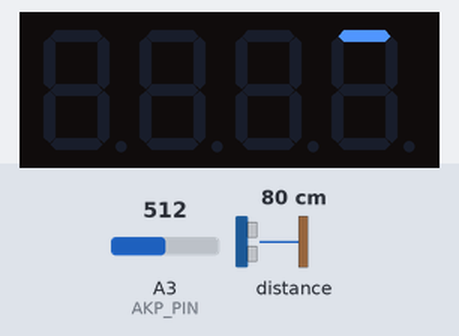
The sketch below on a simulated Arduino Uno, built with avr-gcc and run on an emulated ATmega328P. Parts: 4-digit seven-segment display. The inputs (shaded band) are chosen by the test bench; at power-on: distance to the obstacle 80 cm, A3 (AKP_PIN) = 512. What the sketch prints to the serial monitor is not drawn.

Above: at 0.4 s.
At 4.0 s:
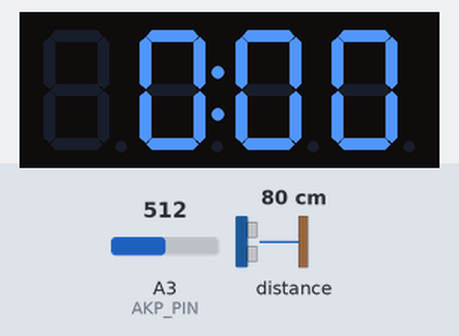
4.1 s: distance to the obstacle set to 2 cm
At 4.3 s:
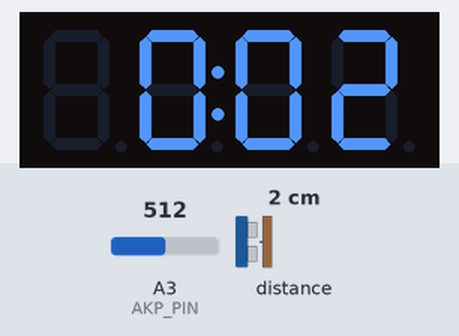

Measured:
- after the input at 4.1 s, the display: changes after 0.05 s (image 2)

The sketch:

chrono.ino
```cpp
// (licence header left out)
#define PROGRAM "E.E.I. Stopwatch"
#define VERSION "1.0.0"

// Configuration
#define NUMLAPS  4     // Number of Laps to store (maximum 10)
#define TRIGGERD 200   // Trigger Distance in mm: less than this is considered a "detection"
#define DCWINDOW 1900  // Detect Clear Window in ms: no more detections triggered during this time
#define SLWINDOW 2000  // Show Lap Window in ms: how long we show previous lap time while counting

/* Advanced: timing resolution
 * This is the 'time budget' value for the ToF laser sensor: time allowed to measure a distance.
 * The minimum value depends on the hardware revision (18700 in my case). Check your vendor's datasheet.
 * The bigger the number, the more accurate it gets measuring the distance and the less prone to
 * interference, but also the less responsive it becomes, as it requires more time for each measure.
 * The default factory value is ~33000 (i.e. ~33 ms). A value of 20000 means that the fastest it can
 * take a measure is 20 ms, thus becoming by de facto the maximum stopwatch timing resolution.
 * Use a value of 0 to let the device use its factory default.
 */
#define RESOLUTION 50000  // in µs

// Includes
#include <Arduino.h>
#include "Stopwatch.h"
#include "AKeypad-lib.h"
#include <TM1637TinyDisplay.h>
#include <VL53L0X.h>

// Stopwatch
Stopwatch sw(NUMLAPS);
uint8_t whatLap = 0;
uint32_t finishShowLapTime = 0;

// Keypad
#define AKP_PIN A3
#define K_YELLOW 1
#define K_RED 2
const int16_t AKP_VALUES[] = {550, 390};  // 22Kohm resistors
AKeypad keypad(AKP_PIN, 2, AKP_VALUES);


// TM1637TinyDisplay - 4 Digit Display
#define CLK 2
#define DIO 3
TM1637TinyDisplay display(CLK, DIO);

// Initial animation
// @see https://jasonacox.github.io/TM1637TinyDisplay/examples/7-segment-animator.html
const uint8_t INTRO_A[][4] PROGMEM = {
	{ 0x00, 0x00, 0x00, 0x00 },
	{ 0x10, 0x00, 0x00, 0x00 },
	{ 0x20, 0x00, 0x00, 0x00 },
	{ 0x01, 0x00, 0x00, 0x00 },
	{ 0x00, 0x01, 0x00, 0x00 },
	{ 0x00, 0x00, 0x01, 0x00 },
	{ 0x00, 0x00, 0x00, 0x01 },
	{ 0x00, 0x00, 0x00, 0x02 },
	{ 0x00, 0x00, 0x00, 0x04 },
	{ 0x00, 0x00, 0x00, 0x08 },
	{ 0x00, 0x00, 0x08, 0x00 },
	{ 0x00, 0x08, 0x00, 0x00 },
	{ 0x00, 0x10, 0x00, 0x00 },
	{ 0x00, 0x20, 0x00, 0x00 },
	{ 0x00, 0x01, 0x00, 0x00 },
	{ 0x00, 0x00, 0x01, 0x00 },
	{ 0x00, 0x00, 0x02, 0x00 },
	{ 0x00, 0x00, 0x04, 0x00 },
	{ 0x00, 0x00, 0x08, 0x00 },
	{ 0x00, 0x08, 0x00, 0x00 },
	{ 0x08, 0x00, 0x00, 0x00 },
	{ 0x10, 0x00, 0x00, 0x00 },
	{ 0x20, 0x00, 0x00, 0x00 },
	{ 0x01, 0x00, 0x00, 0x00 },
	{ 0x00, 0x01, 0x00, 0x00 },
	{ 0x00, 0x00, 0x01, 0x00 },
	{ 0x00, 0x00, 0x00, 0x01 },
	{ 0x00, 0x00, 0x00, 0x02 },
	{ 0x00, 0x00, 0x00, 0x04 },
	{ 0x00, 0x00, 0x00, 0x08 },
	{ 0x00, 0x00, 0x08, 0x00 },
	{ 0x00, 0x08, 0x00, 0x00 },
	{ 0x08, 0x00, 0x00, 0x00 },
	{ 0x18, 0x00, 0x00, 0x00 },
	{ 0x38, 0x00, 0x00, 0x00 },
	{ 0x39, 0x00, 0x00, 0x00 },
	{ 0x39, 0x01, 0x00, 0x00 },
	{ 0x39, 0x01, 0x01, 0x00 },
	{ 0x39, 0x01, 0x01, 0x01 },
	{ 0x39, 0x01, 0x01, 0x03 },
	{ 0x39, 0x01, 0x01, 0x07 },
	{ 0x39, 0x01, 0x01, 0x0f },
	{ 0x39, 0x01, 0x09, 0x0f },
	{ 0x39, 0x09, 0x09, 0x0f },
	{ 0x06, 0x09, 0x09, 0x30 },
	{ 0x00, 0x39, 0x0f, 0x00 },
	{ 0x00, 0x06, 0x30, 0x00 },
	{ 0x00, 0x00, 0x00, 0x00 }
};
// Reset animation
const uint8_t RESET_A[][4] PROGMEM = {
	{ 0x00, 0x06, 0x30, 0x00 },
	{ 0x00, 0x46, 0x70, 0x00 },
	{ 0x40, 0x06, 0x30, 0x40 },
	{ 0x30, 0x06, 0x30, 0x06 },
	{ 0x30, 0x30, 0x06, 0x06 },
	{ 0x36, 0x00, 0x00, 0x36 },
	{ 0x30, 0x00, 0x00, 0x06 },
	{ 0x00, 0x00, 0x00, 0x00 }
};

// VL53L0X ToF sensor
VL53L0X tof;
uint32_t detectionClearTime = 0;

// working modes
uint8_t wmode = 0;
#define M_DISTANCE 1
#define M_STOPWATCH 2
#define M_RESULTS 3


/*********************************************************************************************
 *
 *   S E T U P   &   L O O P
 *
 */

void setup() {
	// Serial port banner
	Serial.begin(115200);
	Serial.print(PROGRAM);
	Serial.print(" [v");
	Serial.print(VERSION);
	Serial.println("]");
	Serial.println("Configuration: ");
	Serial.print("  Laps: ");
	Serial.println(NUMLAPS);
	Serial.print("  Trigger distance: ");
	Serial.println(TRIGGERD);
	Serial.print("  Detect clear window: ");
	Serial.println(DCWINDOW);
	Serial.print("  Show lap window: ");
	Serial.println(SLWINDOW);
	Serial.print("  Timing resolution: ");
	Serial.print(RESOLUTION);
	Serial.print(" [");

	// Keypad
	keypad.init();

	// TM1637 display
	display.begin();
	display.setBrightness(BRIGHT_7);

	// VL53L0X
	Wire.begin();
	tof.setTimeout(500);
	if (! tof.init())
	{
		Serial.println("Failed to detect and initialize ToF sensor!");
		display.showString("toFE");
		while(1);  // HALT
	}
	tof.setMeasurementTimingBudget(RESOLUTION);  // defined in the configuration section
	Serial.print(tof.getMeasurementTimingBudget()); Serial.println("]");  // show real configured value
	tof.startContinuous();  // start measuring distance

	// Animation sequence in PROGMEM flash memory
	display.showAnimation_P(INTRO_A, FRAMES(INTRO_A), TIME_MS(30));
	delay(300);

	// initial mode
	wmode = M_DISTANCE;
}  // setup()

void loop() {
	uint32_t currenTime = millis();

	// watch keypad and process actions
	uint8_t kp_code = keypad.handleKeypad(currenTime);
	if (kp_code) processKeyEvent(kp_code);

	// Operate depending on the mode:
	//
	// DISTANCE mode: show distance to help position the device
	if (wmode == M_DISTANCE)
	{
		showDistance(tof.readRangeContinuousMillimeters());
	} else
	//
	// STOPWATCH mode: show stopwatch
	if (wmode == M_STOPWATCH)
	{
		if (isDetected(currenTime))
		{
			if (! sw.running()) sw.start();  // start counting
			else
			{
				sw.lap();  // time the lap
				finishShowLapTime = currenTime + SLWINDOW;  // when to stop showing the new lap time
				if (! sw.running())
				{
					// storage space depleted, i.e. it was the last lap
					showTime(sw.getTime());  // update display
					delay(SLWINDOW);  // show it the same amount of time as any lap
					display.showString(" End");  // indicate it has finished
					wmode = M_RESULTS;  // go to results mode
				}
			}
		}
		if (sw.running())
			if (currenTime < finishShowLapTime) showTime(sw.getPreviousLapTime());  // still showing last lap time
			else showTime(sw.getTime());  // live timing
	} /* else
	//
	// RESULTS mode: show results
	if (wmode == M_RESULTS)
	{
		nothing to do here because all actions are related to events driven by
		the keypad, that has already been handled at the beginning of this loop.
	}
	*/
}  // loop()

/*********************************************************************************************
 *
 *   S U P P O R T   F U N C T I O N S
 *
 */

/**
 * Displays the provided time in human readable format: Seconds:Tenths  // no leading "0"
 *
 * @param lapTime  Time to be shown, in milliseconds.
 */
void showTime(uint32_t lapTime)
{
	uint8_t segments[4];
	for (int8_t i = 3; i >= 0; i --)
	{
		lapTime /= 10; // we do this beforehand because only 4 digits needed <- discard last position
		segments[i] = display.encodeDigit(lapTime % 10);
	}
	if (lapTime == 0) segments[0] = 0;  // delete unnecessary leading 0
	segments[1] |= SEG_DP;  // active colon
	display.setSegments(segments);  // show data
}

/**
 * Displays the provided distance (in cm).
 *
 * @param distance Distance in milimiters to be converted and displayed
 */
void showDistance(int16_t distance)
{
	distance /= 10;  // convert to cms
	display.showString("d", 1, 1, B10000000);  // "d:"
	display.showNumber(distance, false, 2, 2);  // two last display digits
}

/**
 * Displays the indicated lap time, showing before briefly the lap number.
 *
 * @param lap Which lap to show.
 */
void showLapTime(uint8_t lap)
{
	display.clear();
	// show lap indicator first briefly
	display.showString("L", 1, 1); // "L"
	display.showNumber(lap+1, false, 1, 2);
	delay(350);
	// show finally the lap time
	showTime(sw.getLapTime(lap));
}

/**
 * High level function that contains the logic to process the keypad actions/events.
 *
 * @param kp_code packed byte returning from the handleKeyPad() function
 *                lo nibble -> key code,  hi nibble -> event [T_AKP_EVENTS]
 */
void processKeyEvent(uint8_t kp_code)
{
	uint8_t key, event;
	key = kp_code & B00001111; // lower nibble
	event = kp_code >> 4;  // upper nibble

	// SHORT key press
	if (event == AKP_EVT_PRESSED)
	{
		if (wmode == M_DISTANCE && key == K_YELLOW)
		{
			// change to STOPWATCH mode
			wmode = M_STOPWATCH;
			showTime(0);
			return;
		}
		if (wmode == M_STOPWATCH && key == K_YELLOW && sw.running())
		{
			// stop stopwatch and go to results
			sw.abort();
			wmode = M_RESULTS;
			display.showString(" End");  // indicate it has finished
			return;
		}
		if (wmode == M_RESULTS && key == K_YELLOW)
		{
			// show lap time
			showLapTime(whatLap);
			// select next lap
			whatLap ++;
			if (whatLap >= NUMLAPS) whatLap = 0;
		}
	} else
	// LONG key press
	if (event == AKP_EVT_LONGPRESSED)
	{
		if ((wmode == M_STOPWATCH || wmode == M_RESULTS) && key == K_RED)
		{
			// reset stopwatch
			sw.reset();
			whatLap = 0;
			display.showAnimation_P(RESET_A, FRAMES(RESET_A), TIME_MS(30));
			showTime(0);
			wmode = M_STOPWATCH; // assert STOPWATCH mode
		}
	}
} // processKeyEvent()

/**
 * Check the sensor with a security margin/window.
 *
 * @param currentTime current time in milliseconds
 * @return true if an object is nearer than the threshold distance and the security
 *         margin window (in milliseconds) has been cleared. False otherwise.
 */
bool isDetected(uint32_t currentTime)
{
	if (currentTime < detectionClearTime) return false;  // if not clear, quit
	bool result = tof.readRangeContinuousMillimeters() < TRIGGERD;  // something close?
	// update detection clear window
	if (result) detectionClearTime = millis() + DCWINDOW;  // we call millis() because the ToF sensor call is very time-consuming
	return result;
}
```

Stopwatch.cpp
```cpp
// (licence header left out)
#include <Arduino.h>
#include "Stopwatch.h"

//////////////////////////////////////////////////////////////////////////////
// PUBLIC
//
Stopwatch::Stopwatch(uint8_t nLaps)
{
	// hard-limit == 10 laps <-- default value
	if (nLaps > 10) _nlaps = 10;
	else if (nLaps < 1) _nlaps = 1;
	else _nlaps = nLaps;

	_laps = new uint32_t[_nlaps];
	reset();
}

Stopwatch::~Stopwatch()
{
	delete [] _laps;
}

void Stopwatch::start()
{
	if (_measuringTime) return; // already started
	_startTime     = millis() - _laps[_currentLap];  // start counting where we left it (may be 0)
	_measuringTime = true;
}

void Stopwatch::lap()
{
	if (! _measuringTime) return; // not running
	uint32_t now = millis();
	_laps[_currentLap] =  now - _startTime;
	_startTime = now;
	_currentLap ++;
	if (_currentLap >= _nlaps)
	{
		// stop counting
		_measuringTime = false;
		_currentLap = _nlaps - 1; // current lap = last lap
	}
}

void Stopwatch::stop()
{
	if ( _measuringTime )
	{
		_laps[_currentLap] = millis() - _startTime;
		_measuringTime = false;
		_startTime = 0;
	}
}

void Stopwatch::abort()
{
	if ( _measuringTime )
	{
		_measuringTime = false;
		_startTime = 0;
	}
}

void Stopwatch::reset()
{
	_measuringTime = false;
	_startTime     = 0;
	_currentLap    = 0;
	memset(_laps, 0, sizeof(_laps[0]) * _nlaps);
}

bool Stopwatch::running()
{
	return _measuringTime;
}

uint32_t Stopwatch::getLapTime(uint8_t lNumber)
{
	if (lNumber < _nlaps) return _laps[lNumber];
	else return 0;
}

uint32_t Stopwatch::getPreviousLapTime()
{
	if ( _currentLap > 0 )
		return getLapTime(_currentLap - 1);
	else
		return getLapTime(_nlaps - 1); // last <- round-robin
}

uint32_t Stopwatch::getTime()
{
	if ( _measuringTime ) return (millis() - _startTime);
	else return getLapTime(_currentLap);
}
```

Stopwatch.h
```cpp
// (licence header left out)
#ifndef STOPWATCH_LIB_H
#define STOPWATCH_LIB_H

#define SWL_VERSION "1.1.0"

class Stopwatch
{
	public:
		// constructor
		/**
		 * Constructor
		 *
		 * @param nLaps Maximum number of laps to store. Hard-limited between 1 and 10.
		 */
		Stopwatch(uint8_t nLaps = 10);

		/**
		 * Destructor: releases the reserved memory.
		 */
		~Stopwatch();

		/**
		 * Starts the stopwatch if it was in a "reset" state (via reset() method).
		 * Resumes the stopwatch if it was in a "stopped" state (via stop() method).
		 * Does nothing if already running.
		 */
		void start();

		/**
		 * Stores current lap time while continues counting a new one.
		 * If the maximum number of laps has been reached, it stops running.
		 * It does nothing if it's not running.
		 */
		void lap();

		/**
		 * Stores current lap time and stops running. It does nothing if not running.
		 */
		void stop();

		/**
		 * Stops running and discards current lap. It does nothing if not running.
		 */
		void abort();

		/**
		 * Resets the stopwatch: stops counting and clears lap times.
		 */
		void reset();

		/**
		 * Indicates if the stopwatch is currently running.
		 *
		 * @return true if the stopwatch is running, false otherwise.
		 */
		bool running();

		/**
		 * Gets the time for the indicated lap.
		 *
		 * @param lNumber  The lap number to retrieve (from 0 to maximum number of laps -1)
		 *
		 * @return The time corresponding to the indicated lap number. 0 if the lap number is invalid.
		 */
		uint32_t getLapTime(byte lNumber);

		/**
		 * Gets the time for the previous lap to the one actually counting.
		 *
		 * @return The time corresponding to the lap previous to the one actually counting.
		 *         If it is the first lap, it returns the last of the list (round-robin).
		 */
		uint32_t getPreviousLapTime();

		/**
		 * Gets the current lap running time.
		 *
		 * @return The current lap counting time if running, the last measured lap if not.
		 */
		uint32_t getTime();

	private:
		uint32_t  _startTime;
		uint32_t* _laps;
		uint8_t   _nlaps, _currentLap;
		bool      _measuringTime;

};

#endif
```

AKeypad-lib.cpp
```cpp
// (licence header left out)
#include "AKeypad-lib.h"

// for code clarity
#define OFF      0
#define ON       1
#define STALLED  2
#define CURRENT  0
#define SAVED    1

AKeypad::AKeypad(
	uint8_t keypadPin,
	uint8_t numKeys,
	int16_t* keysValues,
	uint32_t lpDuration,
	uint32_t dbTime,
	uint32_t chkInterval)
{
	_pin = keypadPin;
	_num_keys = numKeys;
	_keys_values = new int16_t[_num_keys + 1];  // extra space for NONE key
	_keys_values[0] = 1023;  // Max analogRead() --> value for NONE key
	for (uint8_t i = 0; i < _num_keys; i ++)
		_keys_values[i + 1] = keysValues[i];
	LP_MIN_DURATION = lpDuration;
	DB_TIME = dbTime;
	CHECK_MIN_INTERVAL = chkInterval;
}

AKeypad::~AKeypad()
{
	delete [] _keys_values;
}

void AKeypad::clear()
{
	memset(_key, 0, sizeof(_key));
	memset(_key_state, OFF, sizeof(_key_state));
	memset(_pressed_time, 0, sizeof(_pressed_time));
	_nextCheckTime = millis();  // now
}

void AKeypad::init()
{
	pinMode(_pin, INPUT_PULLUP);  // 2-wires, works too if it's externally pulled-up
	clear();  // initialize internal state
}

int16_t AKeypad::readRawValue()
{
	return analogRead(_pin);
}

uint8_t AKeypad::getPressedKey()
{
	uint8_t result;
	int16_t value, diff, minor_diff;

	// defaults
	minor_diff = 1023;  // MAX analog read, worst case scenario
	result = 0;  // <- no key

	// check buttons
	value = readRawValue();
	for (uint8_t i = 0; i <= _num_keys; i ++)
	{
		diff = abs(_keys_values[i] - value);
		if (diff < minor_diff) {
			minor_diff = diff;
			result = i;
		}
	}
	return result;
}

uint8_t AKeypad::handleKeypad(uint32_t currentTime)
{
	// leave if it's not time to chek yet
	if (currentTime < _nextCheckTime) return 0;

	// time to check!
	_nextCheckTime = currentTime + CHECK_MIN_INTERVAL;  // mark next time we should check
	uint8_t result = 0;

	/* Check debouncing windows (initial/final) and perform a reading if cleared */
	if
	(
		(_key_state[CURRENT] == ON  && (currentTime - _pressed_time) > DB_TIME) // IDB - Initial Debouncing
		||
		(_key_state[CURRENT] == OFF && (currentTime - _held_time) > DB_TIME) // FDB - Final Debouncing
	)
	{
		// debouncing window correctly cleared -> let's read
		_key[CURRENT] = getPressedKey();

		// check for key change: while keeping a key pressed, another one is pressed
		/*
		being an analog keyboard, it doesn't make much sense, so we ignore this:
		the keycode returned is anyhow the saved one (i.e., the new key is ignored!).
		if (_key[CURRENT] && _key[SAVED] && (_key[CURRENT] != _key[SAVED]))
		{
			// do something
		}
		*/

		// store key state: ON or OFF
		_key_state[CURRENT] = _key[CURRENT] ? ON : OFF; // if _key >0  -> a key was detected -> state = ON
	}

	/* Check state changes */
	// PRESSED: from OFF to ON
	if (_key_state[SAVED] == OFF && _key_state[CURRENT] == ON)
	{
		// save data
		_key[SAVED] = _key[CURRENT];
		_pressed_time = currentTime;
		_held_time = _pressed_time;
		_key_state[SAVED] = ON;
		// PRESSED event
		result = AKP_EVT_PRESSED << 4 | _key[SAVED];
	}
	else
	// LONG-PRESSED: still ON after a while
	if (_key_state[SAVED] == ON && _key_state[CURRENT] == ON)
	{
		// update held time
		_held_time = currentTime;
		if ((_held_time - _pressed_time) > LP_MIN_DURATION)
		{
			// save data
			_key_state[SAVED] = STALLED;
			// LONGPRESSED event
			result = AKP_EVT_LONGPRESSED << 4 | _key[SAVED];
		}
	}
	else
	// RELEASED: from ON to OFF
	if (_key_state[SAVED] == ON && _key_state[CURRENT] == OFF)
	{
		// save data
		_held_time = currentTime;
		_key_state[SAVED] = OFF;
		// RELEASED event
		result = AKP_EVT_RELEASED << 4 | _key[SAVED];
		// update key
		_key[SAVED] = 0; // == NONE == _key[CURRENT];
	}
	else
	// LONG-RELEASED: from STALLED to OFF
	if (_key_state[SAVED] == STALLED && _key_state[CURRENT] == OFF)
	{
		// save data
		_held_time = currentTime;
		_key_state[SAVED] = OFF;
		// LONGRELEASED event
		result = AKP_EVT_LONGRELEASED << 4 | _key[SAVED];
		// update key
		_key[SAVED] = 0; // == NONE == _key[CURRENT];
	}
	// result
	return result;
}  // handleKeypad()
```

Source omitted: AKeypad-lib.h (3769 bytes)
